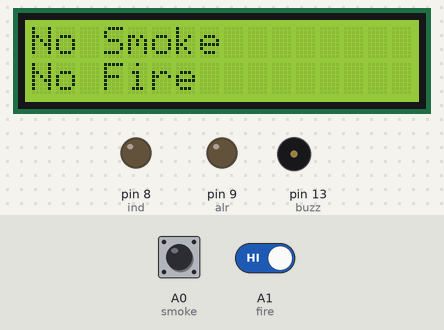
The sketch below on a simulated Arduino Uno, built with avr-gcc and run on an emulated ATmega328P. Shown: 16×2 character LCD, output pins drawn as LEDs (lit = HIGH), buzzer (waves = sounding, pin HIGH). Inputs (shaded band) come from the test bench; at power-on: A0 (smoke) HIGH, A1 (fire) HIGH.

Above: at 4.2 s.
4.3 s: A0 (smoke) pulled LOW for 1.2 s
At 5.8 s:
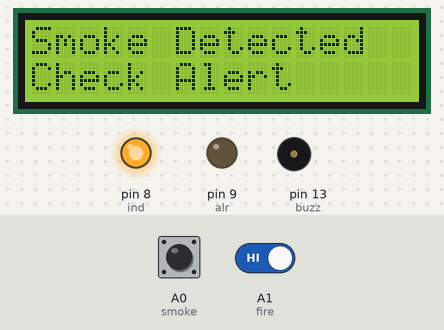
8.5 s: A1 (fire) driven LOW
At 10.0 s:
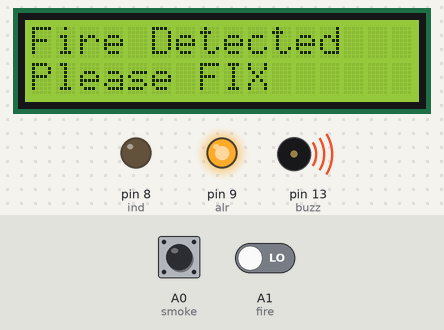
10.6 s: A0 (smoke) pulled LOW for 1.2 s
At 12.9 s:
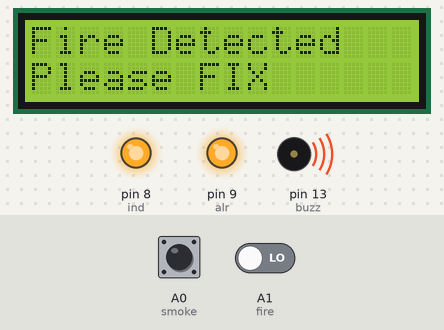
13.6 s: A1 (fire) driven HIGH
At 14.8 s:
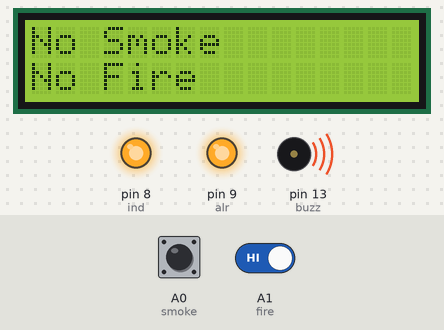
16.6 s: A0 (smoke) pulled LOW for 3.2 s
At 18.6 s:
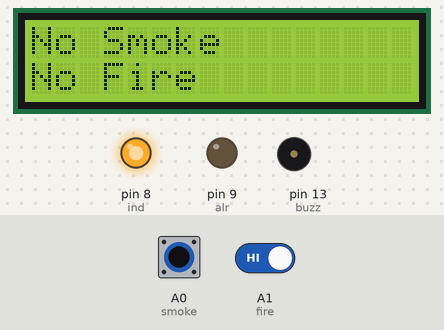
Timing chart, 0 to 22.7 s (numbered marks = the images above; inputs shaded):
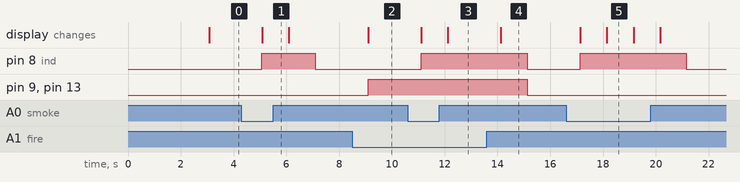

The sketch:

Forest_Fire_Detector.ino
```cpp
#include "LiquidCrystal.h"
LiquidCrystal lcd(12, 11, 5, 4, 3, 2);
int smoke = A0;
int fire = A1;
int buzz = 13;
int ind = 8;
int alr = 9;
int val1 = 0;
int val2 = 0;

void setup() {
  lcd.begin(16, 2);
  lcd.setCursor(0, 0);
  lcd.print("Fire and Smoke  ");
  lcd.setCursor(0, 1);
  lcd.print("Detector         ");
  delay(3000);
  pinMode(smoke,INPUT);
  pinMode(fire,INPUT);
  pinMode(buzz,OUTPUT);
  pinMode(ind,OUTPUT);
  pinMode(alr,OUTPUT);
}

void loop() {
  val1 = digitalRead(smoke);
  val2 = digitalRead(fire);
if(val1 == LOW)
{
  digitalWrite(ind,HIGH);
    lcd.setCursor(0, 0);
  lcd.print("Smoke Detected     ");
  lcd.setCursor(0, 1);
  lcd.print("Check Alert        ");
  delay(1000);

  }
   if (val2 == LOW)
  {
    digitalWrite(alr,HIGH);
    digitalWrite(buzz,HIGH);
      lcd.setCursor(0, 0);
  lcd.print("Fire Detected        ");
  lcd.setCursor(0, 1);
  lcd.print("Please FIX           ");
  delay(1000);

    }
    else
    {
  lcd.setCursor(0, 0);
  lcd.print("No Smoke         ");
  lcd.setCursor(0, 1);
  lcd.print("No Fire           ");
  delay(1000);
  digitalWrite(ind,LOW);
  digitalWrite(alr,LOW);
  digitalWrite(buzz,LOW);
      }
}
```

Measured:
- after the input at 4.3 s, pin 8 (ind): LOW → HIGH after 0.78 s, → LOW 2.0 s later; the display: changes after 0.78 s (image 1)
- after the input at 8.5 s, pin 9 (alr), pin 13 (buzz): LOW → HIGH after 0.60 s; the display: changes after 0.60 s (image 2)
- after the input at 10.6 s, pin 8 (ind): LOW → HIGH after 0.51 s; the display: first changes after 0.51 s (image 3 shows a later state)
- after the input at 13.6 s, pin 8 (ind), pin 9 (alr), pin 13 (buzz): HIGH → LOW after 1.5 s; the display: changes after 0.53 s (image 4)
- after the input at 16.6 s, pin 8 (ind): LOW → HIGH after 0.54 s, → LOW 4.0 s later; the display: first changes after 0.54 s (image 5 shows a later state)
